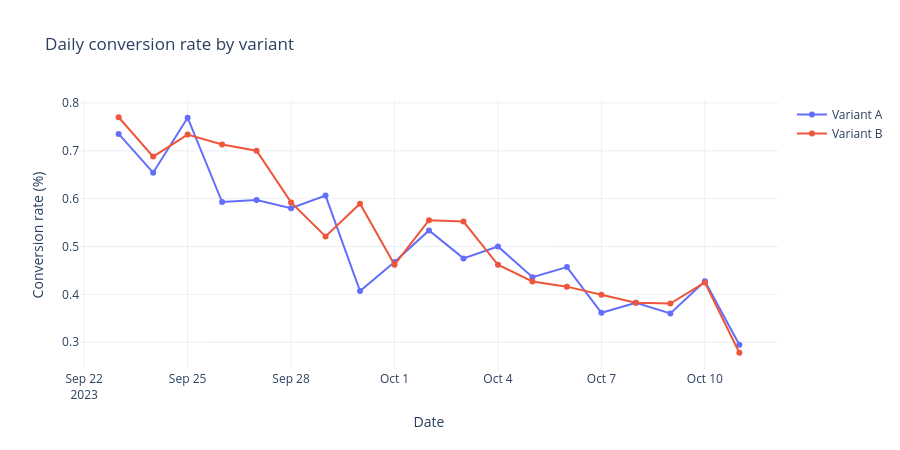

Notebook code cell kept with this figure:
### Code cell
# Plot: daily conversion rate A vs B + overall trend
fig = go.Figure()
for variant, grp in daily_cv.groupby('variant'):
    fig.add_trace(go.Scatter(
        x=grp['date'], y=grp['conv_rate'] * 100,
        mode='lines+markers',
        name=f'Variant {variant}',
    ))
fig.update_layout(
    title='Daily conversion rate by variant',
    xaxis_title='Date', yaxis_title='Conversion rate (%)',
    height=450, hovermode='x unified',
)
fig.show()

### Figure 1 — Plotly figure (JSON) as saved in the notebook; plotly's stock layout.template omitted (floating-point values rounded to 4 significant figures)
{"data": [{"mode": "lines+markers", "name": "Variant A", "type": "scatter", "x": ["2023-09-23T00:00:00", "2023-09-24T00:00:00", "2023-09-25T00:00:00", "2023-09-26T00:00:00", "2023-09-27T00:00:00", "2023-09-28T00:00:00", "2023-09-29T00:00:00", "2023-09-30T00:00:00", "2023-10-01T00:00:00", "2023-10-02T00:00:00", "2023-10-03T00:00:00", "2023-10-04T00:00:00", "2023-10-05T00:00:00", "2023-10-06T00:00:00", "2023-10-07T00:00:00", "2023-10-08T00:00:00", "2023-10-09T00:00:00", "2023-10-10T00:00:00", "2023-10-11T00:00:00"], "y": [0.7354, 0.6543, 0.7691, 0.5929, 0.597, 0.5801, 0.6065, 0.4069, 0.4676, 0.5337, 0.4752, 0.5001, 0.436, 0.4572, 0.3615, 0.3824, 0.3601, 0.4276, 0.2946]}, {"mode": "lines+markers", "name": "Variant B", "type": "scatter", "x": ["2023-09-23T00:00:00", "2023-09-24T00:00:00", "2023-09-25T00:00:00", "2023-09-26T00:00:00", "2023-09-27T00:00:00", "2023-09-28T00:00:00", "2023-09-29T00:00:00", "2023-09-30T00:00:00", "2023-10-01T00:00:00", "2023-10-02T00:00:00", "2023-10-03T00:00:00", "2023-10-04T00:00:00", "2023-10-05T00:00:00", "2023-10-06T00:00:00", "2023-10-07T00:00:00", "2023-10-08T00:00:00", "2023-10-09T00:00:00", "2023-10-10T00:00:00", "2023-10-11T00:00:00"], "y": [0.7701, 0.6879, 0.734, 0.7132, 0.7003, 0.5922, 0.5212, 0.5896, 0.4621, 0.555, 0.5522, 0.4619, 0.427, 0.4161, 0.3993, 0.3824, 0.3809, 0.4248, 0.278]}], "layout": {"height": 450, "hovermode": "x unified", "title": {"text": "Daily conversion rate by variant"}, "xaxis": {"title": {"text": "Date"}}, "yaxis": {"title": {"text": "Conversion rate (%)"}}}}
